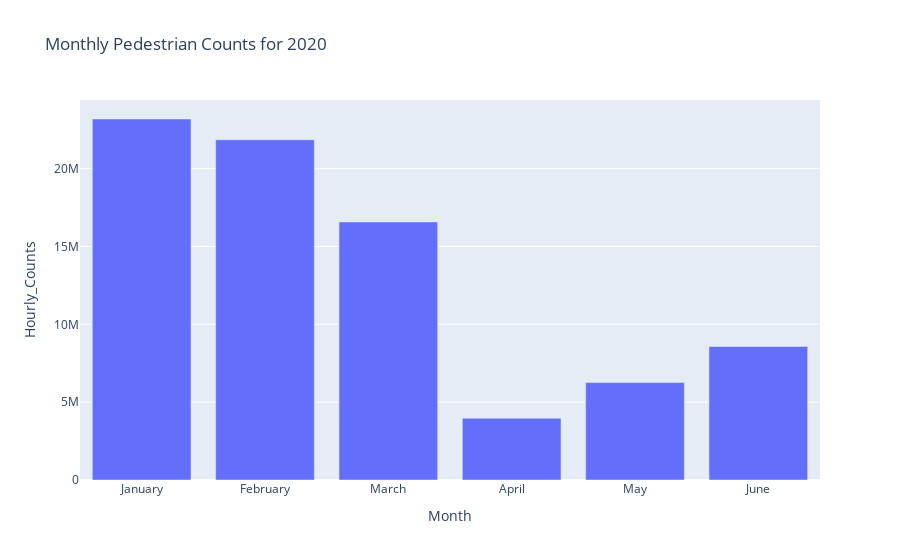

Notebook code cell kept with this figure:
### Markdown cell above
### Getting our function on

Let's create a function `plot_months_bar` that will make a plot of sensor counts for a desired year.

### Code cell
def plot_months(counts_df, year):
    """Make a bar chart of monthly counts for a given year"""
    year_df = counts_df[counts_df["Year"] == year]
    months_df = year_df.groupby("Month")["Hourly_Counts"].sum().reset_index()
    months_df["month_num"] = pd.to_datetime(months_df["Month"], format="%B").dt.month
    months_df = months_df.sort_values(by="month_num")
    return px.bar(
        months_df, x="Month", y="Hourly_Counts", title=f"Monthly Pedestrian Counts for {year}",
    )


plot_months(counts_df, 2020)

### Figure 1 — Plotly figure (JSON) as saved in the notebook; plotly's stock layout.template omitted (floating-point values rounded to 4 significant figures)
{"data": [{"alignmentgroup": "True", "hovertemplate": "Month=%{x}<br>Hourly_Counts=%{y}<extra></extra>", "legendgroup": "", "marker": {"color": "#636efa"}, "name": "", "offsetgroup": "", "orientation": "v", "showlegend": false, "textposition": "auto", "type": "bar", "x": ["January", "February", "March", "April", "May", "June"], "xaxis": "x", "y": [23189121, 21853368, 16576373, 3965628, 6257626, 8573779], "yaxis": "y"}], "layout": {"autosize": true, "barmode": "relative", "legend": {"tracegroupgap": 0}, "title": {"text": "Monthly Pedestrian Counts for 2020"}, "xaxis": {"anchor": "y", "autorange": true, "domain": [0, 1], "range": [-0.5, 5.5], "title": {"text": "Month"}, "type": "category"}, "yaxis": {"anchor": "x", "autorange": true, "domain": [0, 1], "range": [0, 24410000.0], "title": {"text": "Hourly_Counts"}, "type": "linear"}}}
